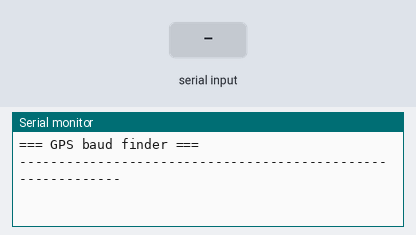
Simulated run of this sketch. Board: ESP32. Shown: the last lines printed to the serial monitor. The test bench sets the inputs (shaded band).

Above: at 1.6 s.
1.7 s: "$" received over the second serial link
At 3.4 s:
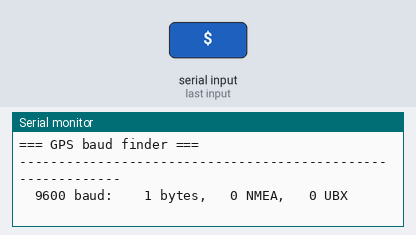
4.1 s: "G" received over the second serial link
At 5.7 s:
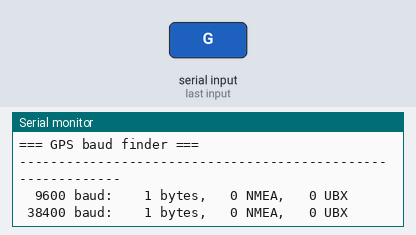

Measured:
- after the input at 1.7 s, the serial monitor: prints a new line after 0.95 s (image 1)
- after the input at 4.1 s, the serial monitor: prints a new line after 0.80 s (image 2)

The sketch:

gps_baud_finder.ino
```cpp
/*
 * ArmoryDB · GPS baud finder
 * ==========================
 * Finds the speed (baud rate) and format the GPS module talks in. Serial Monitor: 115200 baud.
 * Use it when the tracker says "GARBLED data": bytes arrive on D18 but at the wrong speed.
 * Drone-style NEO-M8N boards often ship at 38400 / 57600 / 115200, some in binary UBX only.
 *
 *   GPS TX -> ESP32 D18, GPS RX -> ESP32 D19 (as in the tracker)
 *
 * For each speed it counts NMEA sentence starts ("$GP", "$GN", ...) and UBX binary headers
 * (0xB5 0x62). The speed with many of either is the module's speed.
 */
#include <HardwareSerial.h>

static const int RX_PIN = 18;
static const int TX_PIN = 19;
static const uint32_t BAUDS[] = {9600, 38400, 57600, 115200, 19200, 4800, 230400};
static const int BAUD_COUNT = sizeof(BAUDS) / sizeof(BAUDS[0]);
static const unsigned long LISTEN_MS = 2200;

HardwareSerial GPSSerial(2);

struct Result {
  unsigned bytes = 0;
  unsigned nmea = 0;
  unsigned ubx = 0;
  String sample;
};

Result listenAt(uint32_t baud) {
  Result r;
  GPSSerial.end();
  GPSSerial.begin(baud, SERIAL_8N1, RX_PIN, TX_PIN);
  delay(50);
  while (GPSSerial.available()) GPSSerial.read(); /* drop bytes from the switch */
  unsigned long start = millis();
  int prev = 0, prev2 = 0;
  while (millis() - start < LISTEN_MS) {
    while (GPSSerial.available()) {
      int c = GPSSerial.read();
      r.bytes++;
      if (prev2 == '$' && prev == 'G') r.nmea++;
      if (prev == 0xB5 && c == 0x62) r.ubx++;
      if (r.sample.length() < 70 && c >= 32 && c < 127) r.sample += (char) c;
      prev2 = prev;
      prev = c;
    }
    delay(2);
  }
  return r;
}

void setup() {
  Serial.begin(115200);
  delay(400);
  Serial.println("\n=== GPS baud finder ===");
}

void loop() {
  uint32_t best = 0;
  unsigned bestScore = 0;
  bool bestUbxOnly = false;

  Serial.println("------------------------------------------------------------");
  for (int i = 0; i < BAUD_COUNT; i++) {
    Result r = listenAt(BAUDS[i]);
    Serial.printf("%6lu baud: %4u bytes, %3u NMEA, %3u UBX   %s\n", (unsigned long) BAUDS[i], r.bytes, r.nmea,
                  r.ubx, r.nmea >= 2 ? r.sample.c_str() : "");
    unsigned score = r.nmea + r.ubx;
    if (score >= 2 && score > bestScore) {
      bestScore = score;
      best = BAUDS[i];
      bestUbxOnly = r.nmea < 2;
    }
  }
  Serial.println();
  if (!best) {
    Serial.println("[RESULT] No readable GPS data at any speed: check the TX -> D18 and GND wires.");
  } else if (bestUbxOnly) {
    Serial.printf("[RESULT] GPS talks at %lu baud in binary UBX only (no NMEA text): it needs reconfiguring.\n",
                  (unsigned long) best);
  } else {
    Serial.printf("[RESULT] GPS talks NMEA at %lu baud.\n", (unsigned long) best);
  }
}
```
